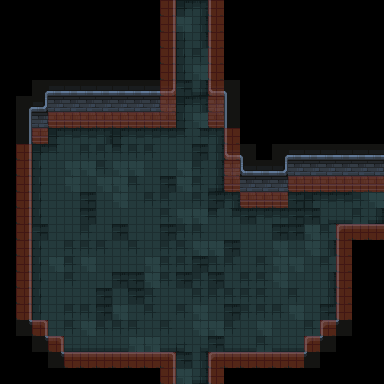

A 2D game scene composited from a Tiled map and its tileset images. What follows is a short description and the map's XML, with each tile layer's data collapsed to a summary:
An orthogonal 24x24 tile map with 16x16 px tiles, 3 tile layers (floor, details, collision) and 13 objects (6x Gate, 4x EnemySpawnPoint, 3x EnemySpawnTrigger).

<map version="1.10" tiledversion="1.10.2" orientation="orthogonal" renderorder="right-down" width="24" height="24" tilewidth="16" tileheight="16" infinite="0" nextlayerid="8" nextobjectid="30">
 <tileset firstgid="1" source="../Tilesets/dungeon_prison_tileset.tsx" />
 <layer id="3" name="floor" width="24" height="24">
  <data>[576 cells, 0 non-empty, 0 distinct tile ids]</data>
 </layer>
 <layer id="2" name="details" width="24" height="24">
  <data>[576 cells, 378 non-empty, 29 distinct tile ids]</data>
 </layer>
 <layer id="1" name="collision" width="24" height="24" opacity="0.5">
  <data>[576 cells, 75 non-empty, 1 distinct tile ids]</data>
 </layer>
 <objectgroup id="7" name="entities">
  <object id="17" type="EnemySpawnTrigger" x="176" y="128" width="32" height="16">
   <properties>
    <property name="TriggerType" propertytype="triggerType" value="EnemySpawn" />
   </properties>
  </object>
  <object id="18" type="EnemySpawnTrigger" x="320" y="192" width="16" height="32">
   <properties>
    <property name="TriggerType" propertytype="triggerType" value="EnemySpawn" />
   </properties>
  </object>
  <object id="19" type="EnemySpawnTrigger" x="176" y="336" width="32" height="16">
   <properties>
    <property name="TriggerType" propertytype="triggerType" value="EnemySpawn" />
   </properties>
  </object>
  <object id="20" type="EnemySpawnPoint" x="64" y="176">
   <point />
  </object>
  <object id="21" type="EnemySpawnPoint" x="144" y="176">
   <point />
  </object>
  <object id="22" type="EnemySpawnPoint" x="80" y="288">
   <point />
  </object>
  <object id="23" type="EnemySpawnPoint" x="256" y="288">
   <point />
  </object>
  <object id="24" type="Gate" gid="235" x="176" y="112" width="16" height="16" />
  <object id="25" type="Gate" gid="235" x="192" y="112" width="16" height="16" />
  <object id="26" type="Gate" gid="235" x="336" y="208" width="16" height="16" />
  <object id="27" type="Gate" gid="235" x="336" y="192" width="16" height="16" />
  <object id="28" type="Gate" gid="235" x="192" y="352" width="16" height="16" />
  <object id="29" type="Gate" gid="235" x="176" y="352" width="16" height="16" />
 </objectgroup>
</map>
